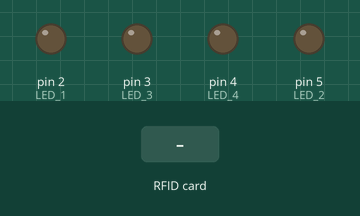
This sketch was run on a simulated Arduino Uno, built with avr-gcc and run on an emulated ATmega328P. Shown: output pins drawn as LEDs (lit = HIGH). Inputs (shaded band) come from the test bench. Pins used as bus, display or sensor lines are not drawn; what the sketch prints to the serial monitor is not drawn.

Above: at 1.4 s.
1.5 s: RFID card 5E 7A 19 C4 held to the reader
At 13.3 s:
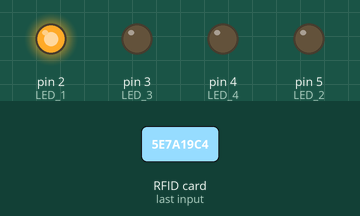
Timing chart, 0 to 13.6 s (numbered marks = the images above; inputs shaded):
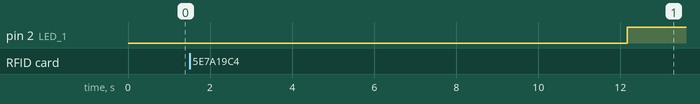

Measured:
- after the input at 1.5 s, pin 2 (LED_1): LOW → HIGH after 10.7 s

The sketch:

MultiRfid2.ino
```cpp
#include <SPI.h>
#include <MFRC522.h>
#include <Chrono.h>

// PIN Numbers : RESET + SDAs
#define RST_PIN         9
#define SS_1_PIN        10
#define SS_2_PIN        8
#define SS_3_PIN        7
#define SS_4_PIN        6

// Led and Relay PINS
#define LED_1 2
#define LED_2 5
#define LED_3 3
#define LED_4 4

// List of Tags UIDs
byte scannedarray[4][4];
byte tagarray[4][4];

byte mystr[4];
int j, i;

Chrono timefin[4];
bool present = false;
bool rescanned = false;

#define NR_OF_READERS   4

byte ssPins[] = {SS_1_PIN, SS_2_PIN, SS_3_PIN, SS_4_PIN};

// Create an MFRC522 instance :
MFRC522 mfrc522[NR_OF_READERS];

/**
   Initialize.
*/
void setup() {

  Serial.begin(9600);           // Initialize serial communications with the PC
  while (!Serial);              // Do nothing if no serial port is opened (added for Arduinos based on ATMEGA32U4)

  SPI.begin();                  // Init SPI bus

  /* looking for MFRC522 readers */
  for (uint8_t reader = 0; reader < NR_OF_READERS; reader++) {
    mfrc522[reader].PCD_Init(ssPins[reader], RST_PIN);
    Serial.print(F("Reader "));
    Serial.print(reader);
    Serial.print(F(": "));
    mfrc522[reader].PCD_DumpVersionToSerial();
  }

  pinMode(LED_1, OUTPUT);
  pinMode(LED_2, OUTPUT);
  pinMode(LED_3, OUTPUT);
  pinMode(LED_4, OUTPUT);
}

/*
   Main loop.
*/
void loop() {
  for(i = 0; i < 4; i++) {
    if(timefin[i].hasPassed(20000) && tagarray[i][0]!=0) {
      Serial.print(timefin[i].elapsed());
      Serial.print(" : ");
      for(j = 0; j < 4; j++) {
        Serial.print(tagarray[i][j], HEX);
        Serial.print(" ");
      }
      Serial.println(":is not parked in parking zone");
    }
  }

  Serial.readBytes(mystr,4);
  Serial.print("Scanned Code ");
  for(int i = 0; i < 4; i++) {
    Serial.print(mystr[i], HEX);
    Serial.print(" ");
    delay(300);
  }
  Serial.println("");

  for(i = 0; i < 4; i++) {
    if(mystr[0] == 0){
      break;
    }
    if(tagarray[i][0] == mystr[0]) {  //same tag scanned again
      rem_byte_tagarray(i);
      rem_byte_mystr();
      break;
    }
    if(tagarray[i][0] == 0) {
      for(j = 0; j < 4; j++) {
        tagarray[i][j] = mystr[j];
      }
      rem_byte_mystr();
      timefin[i].restart();
      break;
    }
  }  //end of database

  for (uint8_t reader = 0; reader < NR_OF_READERS; reader++) {

    // Looking for new cards
    if (mfrc522[reader].PICC_IsNewCardPresent() && mfrc522[reader].PICC_ReadCardSerial()) {
      Serial.print(F("Reader "));
      Serial.print(reader);

      // Show some details of the PICC (that is: the tag/card)
      Serial.print(F(": Card UID:"));
      dump_byte_array(reader, mfrc522[reader].uid.uidByte, mfrc522[reader].uid.size);
      Serial.println();
    }
    else if (!mfrc522[reader].PICC_IsNewCardPresent()) {
      rem_byte_array(reader);
    }
  }

  for (j = 0; j < 4; j++) { //no parking
    present = false;
    for (i = 0; i < 4; i++) {
      if(tagarray[j][0]==scannedarray[i][0] && scannedarray[i][0]!=0 && tagarray[j][1]==scannedarray[i][1]) {
        present = true;
        timefin[j].restart();
        Serial.println("Successfully parked.");
        break;
      }
    }

    if(present == false) {
      for(int h = 0; h < 4; h++) {
        Serial.print(tagarray[j][h], HEX);
        Serial.print(" ");
        delay(300);
      }
      Serial.println(" is un-parked");
      Serial.println("");
    }
  }

  for (i = 0; i < 4; i++) {
    if(scannedarray[i][0] != 0) {
      if(i == 0) {
        digitalWrite(LED_1, HIGH);
      }
      if(i == 1) {
        digitalWrite(LED_2, HIGH);
      }
      if(i == 2) {
        digitalWrite(LED_3, HIGH);
      }
      if(i == 3) {
        digitalWrite(LED_4, HIGH);
      }
    }

    else {
      if(i == 0) {
        digitalWrite(LED_1, LOW);
      }
      if(i == 1) {
        digitalWrite(LED_2, LOW);
      }
      if(i == 2) {
        digitalWrite(LED_3, LOW);
      }
      if(i == 3) {
        digitalWrite(LED_4, LOW);
      }
    }
  }
}

/**
   Helper routine to dump a byte array as hex values to Serial.
*/
void dump_byte_array(uint8_t reader,byte * buffer, byte bufferSize) {
  for(j = 0; j < 4; j++) {
    scannedarray[reader][j] = buffer[j];
  }

  for(byte i = 0; i < bufferSize; i++) {
    Serial.print(buffer[i] < 0x10 ? " 0" : " ");
    Serial.print(buffer[i], HEX);
  }

  Serial.println(" Scanned Array : ");
  Serial.println("");
  for(i = 0; i < 4; i++) {  //print
    for(int j = 0; j < 4; j++) {
      Serial.print(scannedarray[i][j], HEX);
      Serial.print(" ");
      delay(300);
    }
    Serial.println("");
  }
}

void rem_byte_array(uint8_t reader) {
  for(j = 0; j < 4; j++){
    scannedarray[reader][j] = 0;
  }
}

void rem_byte_tagarray(int reader) {
  for(j = 0; j < 4; j++){
    tagarray[reader][j] = 0;
  }
}

void rem_byte_mystr() {
  for(j = 0; j < 4; j++){
    mystr[j] = 0;
  }
}
```
